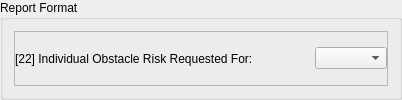
    <widget class="QGroupBox" name="gbRepFormat">
     <property name="title">
      <string>Report Format</string>
     </property>
     <layout class="QVBoxLayout" name="verticalLayout_11">
      <item>
       <widget class="QFrame" name="frame_RNVA_9">
        <property name="enabled">
         <bool>true</bool>
        </property>
        <property name="sizePolicy">
         <sizepolicy hsizetype="Minimum" vsizetype="Preferred">
          <horstretch>0</horstretch>
          <verstretch>0</verstretch>
         </sizepolicy>
        </property>
        <property name="frameShape">
         <enum>QFrame::StyledPanel</enum>
        </property>
        <property name="frameShadow">
         <enum>QFrame::Raised</enum>
        </property>
        <layout class="QHBoxLayout" name="horizontalLayout_30">
         <property name="spacing">
          <number>0</number>
         </property>
         <property name="margin">
          <number>0</number>
         </property>
         <item>
          <widget class="QLabel" name="label_30">
           <property name="minimumSize">
            <size>
             <width>300</width>
             <height>0</height>
            </size>
           </property>
           <property name="maximumSize">
            <size>
             <width>16777215</width>
             <height>16777215</height>
            </size>
           </property>
           <property name="font">
            <font>
             <family>Arial</family>
             <weight>50</weight>
             <bold>false</bold>
            </font>
           </property>
           <property name="text">
            <string>[22] Individual Obstacle Risk Requested For:</string>
           </property>
          </widget>
         </item>
         <item>
          <widget class="QComboBox" name="cmbC22">
           <property name="maximumSize">
            <size>
             <width>16777215</width>
             <height>16777215</height>
            </size>
           </property>
           <property name="font">
            <font>
             <family>Arial</family>
             <weight>50</weight>
             <bold>false</bold>
            </font>
           </property>
           <property name="frame">
            <bool>true</bool>
           </property>
          </widget>
         </item>
        </layout>
       </widget>
      </item>
     </layout>
    </widget>
